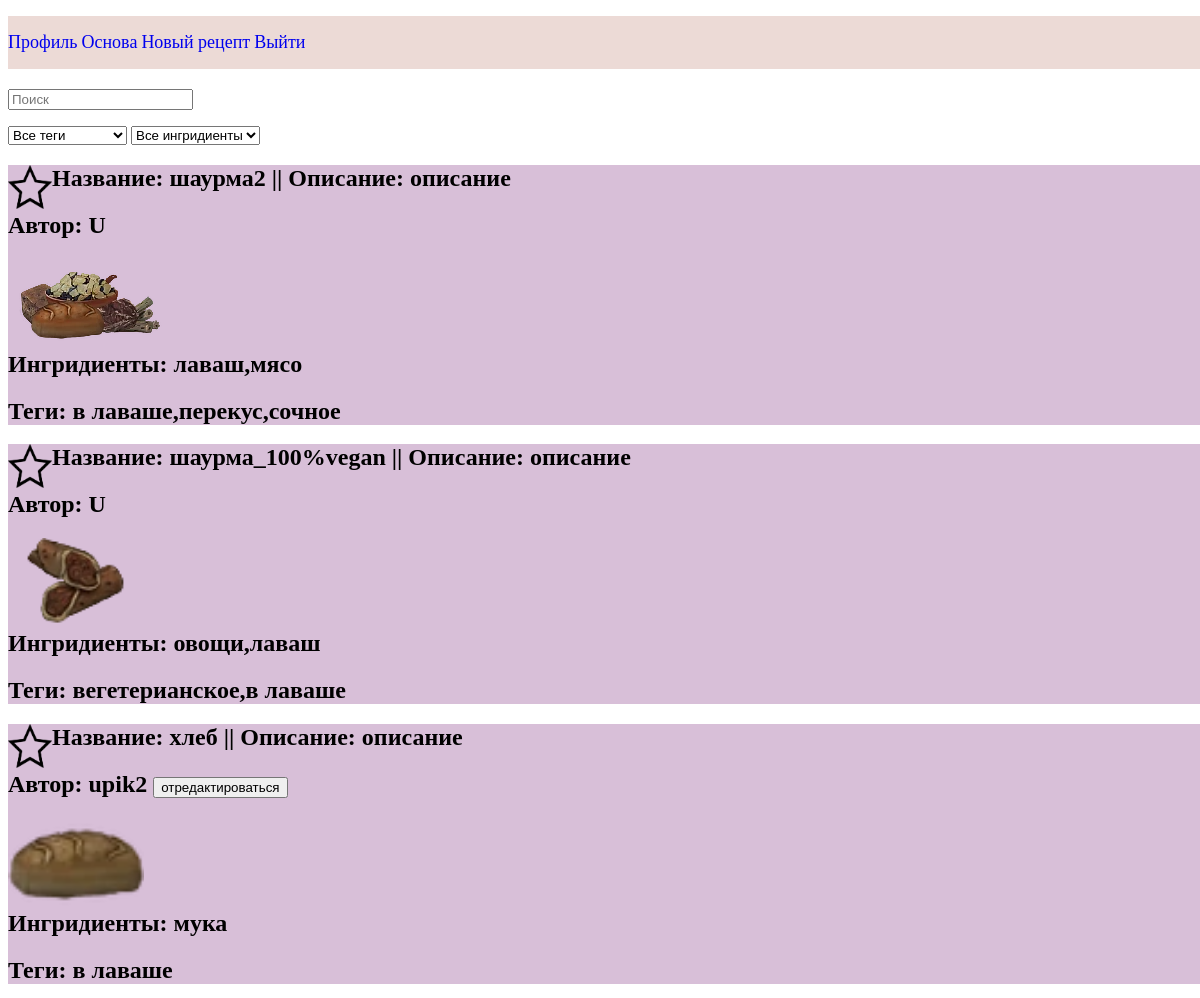
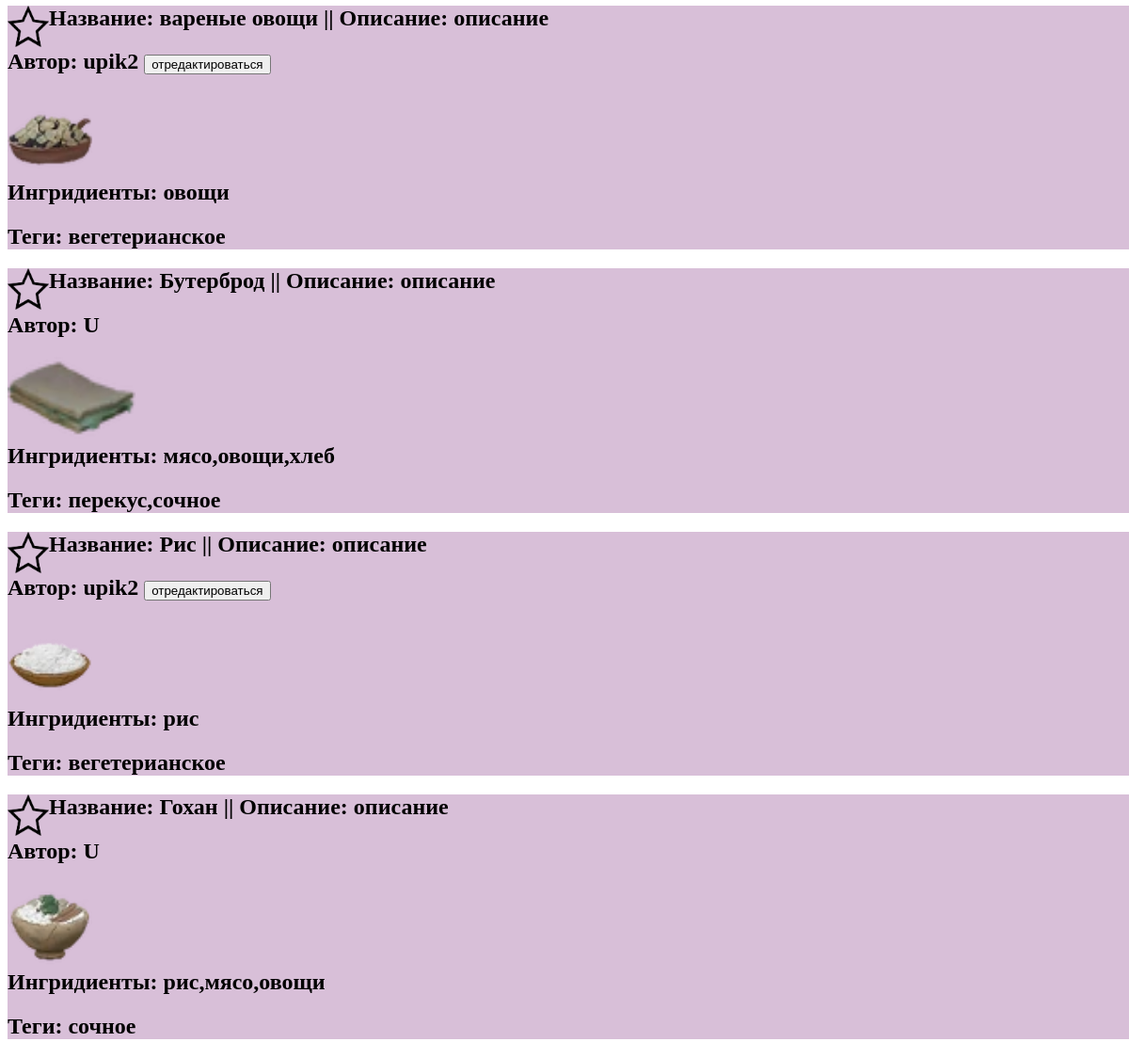
Page /mainPage.php (signed in) on the committed database (2 pictures, top to bottom).
### tables this page shows
CREATE TABLE `recipes` (
  `rec_id` int NOT NULL,
  `title` varchar(50) NOT NULL,
  `description` varchar(500) NOT NULL,
  `creactor_id` int NOT NULL,
  `image` varchar(100) DEFAULT NULL
);

CREATE TABLE `users` (
  `user_id` int NOT NULL,
  `name` varchar(20) NOT NULL,
  `lastname` varchar(20) NOT NULL,
  `password` varchar(9) NOT NULL,
  `login` varchar(20) NOT NULL,
  `enable` int NOT NULL,
  `mail` varchar(100) NOT NULL,
  `Admin` int NOT NULL DEFAULT '0'
);

### mainPage.php (the view, shortened to what this page needs)
<?php
require "api\db.php";
$recipes = mysqli_query($link, "SELECT rec_id , image , title , description, creactor_id , users.name as a_name from recipes JOIN users on recipes.creactor_id = users.user_id");
$ThisUserId = $_COOKIE["userData"];
$fave_id_array = [];
?>
<!DOCTYPE html>
<html lang="en">
<head>
    <link rel="stylesheet" href="Nbar.css" />
</head>
<body>
<nav>
  <ul>
    <li><a id = "BarL" href="user_Page.php">Профиль</a></li>
    <li><a id = "BarL" href="mainPage.php">Основа</a></li>
    <li><a id = "BarL" href="recipesEdit.php" >Новый рецепт</a></li>
    <li><a id = "BarL" href="index.php" >Выйти</a></li>
  </ul>
</nav>
<p><input type="text" id="search" placeholder="Поиск" oninput = "search()">
</p>
<select id="sort_d" >
        <option value="Все теги">Все теги</option>
    </select>
<select id="sort_ingredient" >
<option value="all">Все ингридиенты</option>
</select><br>
<div>
<?php foreach($recipes as $recipe): $thisRID = $recipe["rec_id"]; ?>
    <div style= "background-color: Thistle;">
        <img id="recipe-FavImg-<?= $recipe["rec_id"]?>" width="44" height="44" onclick='likeRecipe(<?= $recipe["rec_id"]?> , <?= $ThisUserId?> , this.id    )' style="float:left;" src="<?php echo ((in_array($recipe["rec_id"] , $fave_id_array)) ?'https://upload.wikimedia.org/wikipedia/commons/thumb/e/e5/Full_Star_Yellow.svg/langru-1024px-Full_Star_Yellow.svg.png' : 'data\pngwing.com.png'); ?>">
        <h2 id = "r_name" >Название: <?= $recipe["title"] ?> || Описание: <?= $recipe["description"] ?></h2>
        <h2>Автор: <?= $recipe["a_name"]?>
        <?php if ($recipe["creactor_id"] == $_COOKIE["userData"]): ?>
            <button type="button" onclick='location.href = "recipesEdit.php?id=<?=$thisRID?>"'>отредактироваться</button>
        <?php endif;?></h2>
        <img style="float:left;" src="data/<?= $recipe["image"]?>" height="90">
        <?php  $thisIngrids = mysqli_query($link, "SELECT GROUP_CONCAT(Ingredients.Ingred_name) FROM recipe_Ingred
            join Ingredients on recipe_Ingred.Ingred_id = Ingredients.Ingred_id
            where recipe_Ingred.r_id = $thisRID
            ");
            $thistTags = mysqli_query($link, "SELECT GROUP_CONCAT(tags.tag_name) FROM recipe_tags
            join tags on recipe_tags.tag_id = tags.tag_id
            where recipe_tags.r_id = $thisRID
            ");
        $thisIngridsText = mysqli_fetch_row($thisIngrids);
        $thisTagsText = mysqli_fetch_row($thistTags);?> <br>
        <br> <br> <br>
        <h2 id = "r_IngridsText">Ингридиенты: <?=$thisIngridsText[0]?>
        <h2 id = "r_TagText">Теги: <?=$thisTagsText[0]?> </h2>
    </div>
<?php endforeach;?>
</div>
</body>
</html>

### Nbar.css (style rules this page uses)
body { width: 100% }
nav { display: block; margin: 0 0 20px; }
ul { padding: 1em 0; background: #ECDAD6; }
a#BarL { text-decoration: none; transition: .5s linear; font-size: large; }
li { display: inline; }

### rows in the picture
recipes: title "шаурма2", description "описание", creactor.name "U", image (picture), thisIngridsText "лаваш,мясо", thisTagsText "в лаваше,перекус,сочное"
recipes: title "шаурма_100%vegan", description "описание", creactor.name "U", image (picture), thisIngridsText "овощи,лаваш", thisTagsText "вегетерианское,в лаваше"
recipes: title "хлеб", description "описание", creactor.name "upik2", image (picture), thisIngridsText "мука", thisTagsText "в лаваше"
recipes: title "вареные овощи", description "описание", creactor.name "upik2", image (picture), thisIngridsText "овощи", thisTagsText "вегетерианское"
recipes: title "Бутерброд", description "описание", creactor.name "U", image (picture), thisIngridsText "мясо,овощи,хлеб", thisTagsText "перекус,сочное"
recipes: title "Рис", description "описание", creactor.name "upik2", image (picture), thisIngridsText "рис", thisTagsText "вегетерианское"
recipes: title "Гохан", description "описание", creactor.name "U", image (picture), thisIngridsText "рис,мясо,овощи", thisTagsText "сочное"
